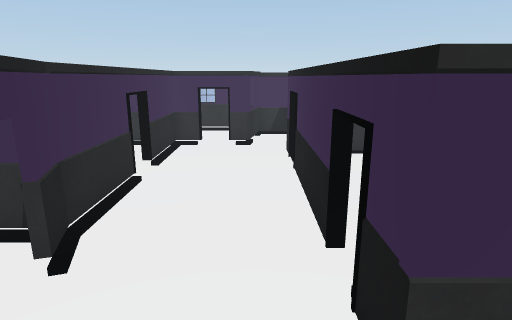
[1] (above)

18 first-person views from a walk through a 3-D level made in the Unity game engine. The camera is 1.4 m above the floor, tilts 14° down and sees 75° across. The floor is counted in squares, 0.47 m on a side. Each view is taken from the middle of a square. On the plan, view 1 faces up. The plan holds only what a view shows up to about 20 squares ahead; the rest is blank. The place goes on beyond the plan. The player is left out.

[2]
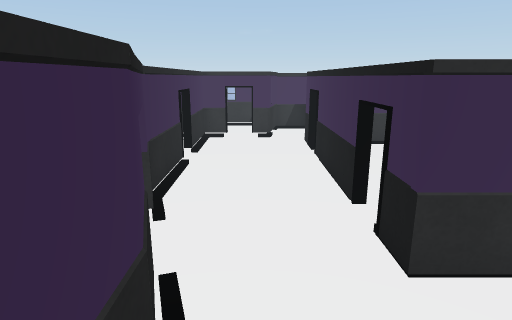

[3]
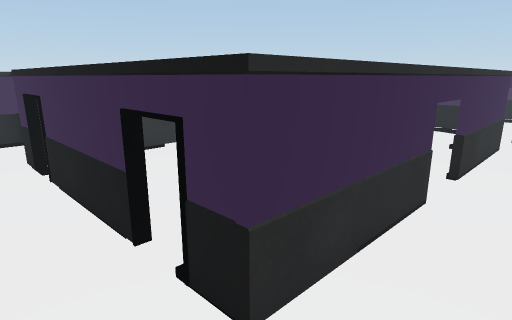

[4]
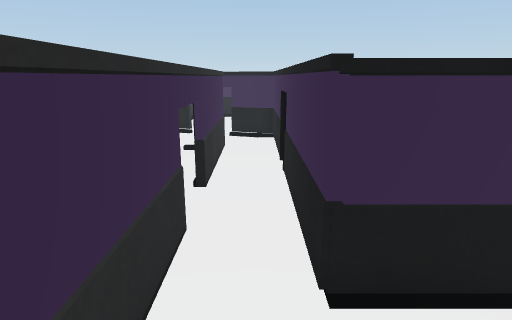

[5]
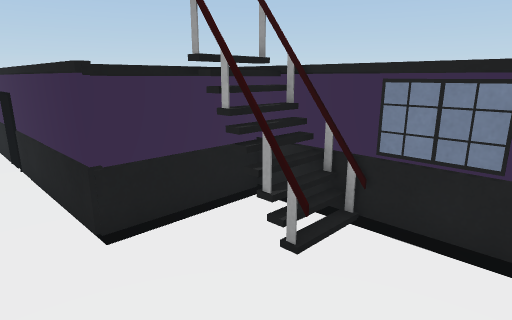

[6]
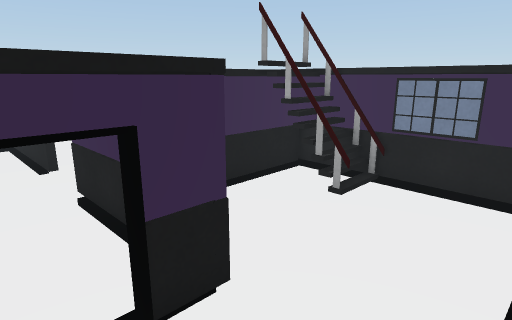

[7]
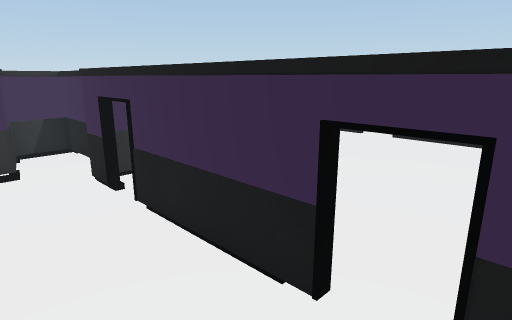

[8]
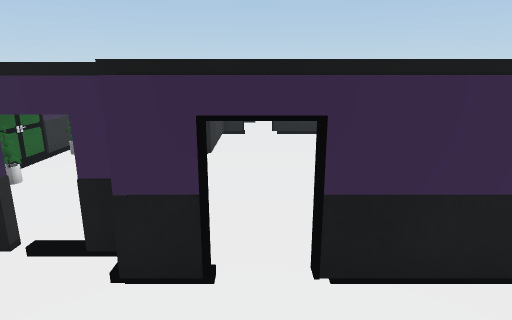

[9]
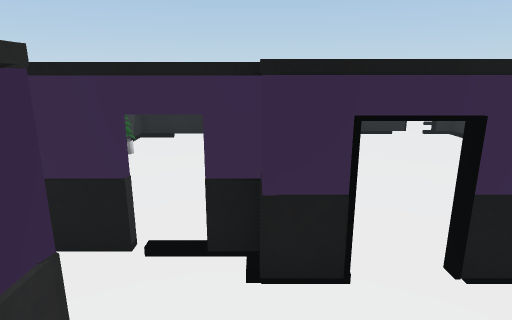

[10]
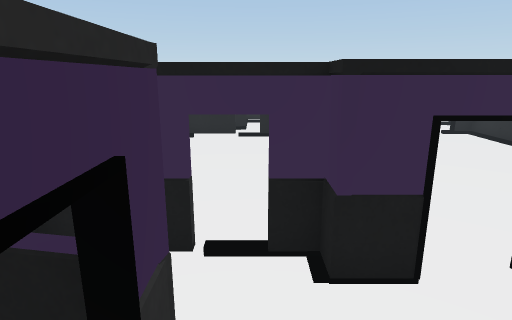

[11]
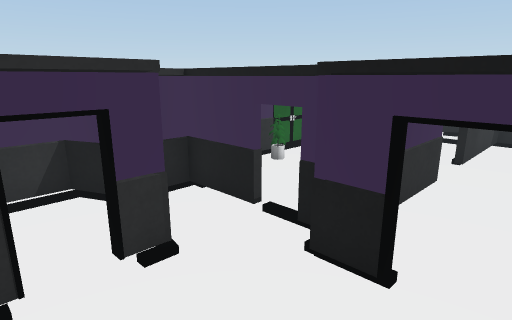

[12]
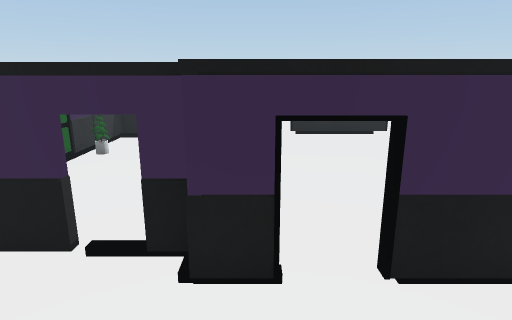

[13]
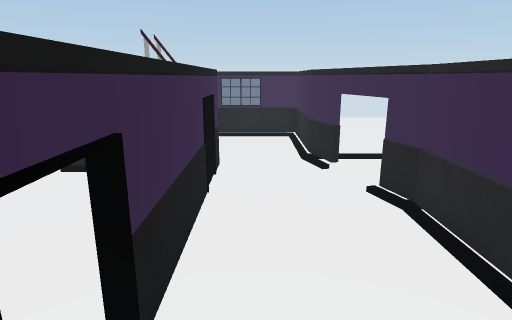

[14]
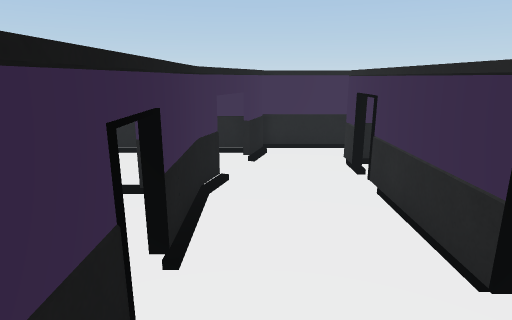

[15]
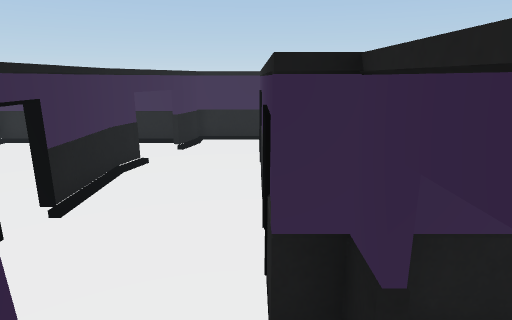

[16]
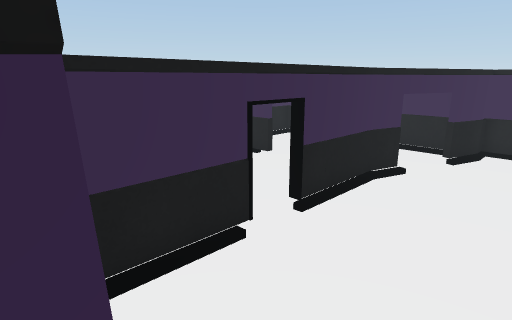

[17]
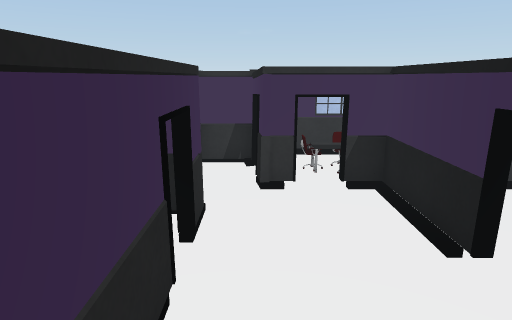

[18]
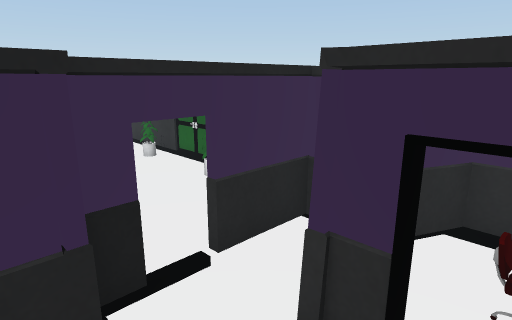

### Floor plan
Key: @ floor where view 1 was taken; # wall or solid block; x gap in a wall; . floor; / step, stairs or slope; = window, fence, low wall or low ledge; v drop or lower ground; T thing the floor can be seen under or through; O other object.
Columns run from 5 left of view 1 to 21 right of it. Each row starts with its distance up from view 1.
 19   ####  ############ ####
 18   ...### ..O...O...###...
 17   ...#.# ..........###.OO
 16   ...#.#...........#.#=.O
 15  ###x#.x...........x..x###
 14 .#.....x...........x....##
 13 .#....###############...#
 12  #....x.............#...#
 11  x....#=........... #...#
 10  #....x.............x...#
  9  #....T.............#...#
  8  #....T.............#...#
  7  #....T.............#...T
  6 ##....T.............#...T#
  5 .T....x.............x...T
  4  .T...#=...........=#...T
  3  .T....########### ##..T..
  2  ..T...##############..x..
  1 ...#...................####
  0 ...#.@....#######x######.
 -1 .. #......#
 -2 .. #...=OO#
 -3 .. #.../OO
 -4 .. ####=vvv

Where each view was taken, in squares from view 1:
view 1: 0 up, 0 right, facing up
view 2: 2 down, 1 left, facing up
view 3: 0 up, 1 left, facing up-right
view 4: 1 up, 1 right, facing right
view 5: 2 up, 1 left, facing down-right
view 6: 5 up, 2 left, facing down-right
view 7: 3 up, 2 left, facing up-right
view 8: 11 up, 3 left, facing right
view 9: 13 up, 3 left, facing right
view 10: 14 up, 3 left, facing right
view 11: 10 up, 3 left, facing up-right
view 12: 12 up, 3 left, facing right
view 13: 13 up, 0 right, facing down
view 14: 14 up, 18 right, facing down
view 15: 16 up, 15 right, facing down
view 16: 15 up, 15 right, facing down-right
view 17: 6 up, 16 right, facing up
view 18: 12 up, 18 right, facing up-left
